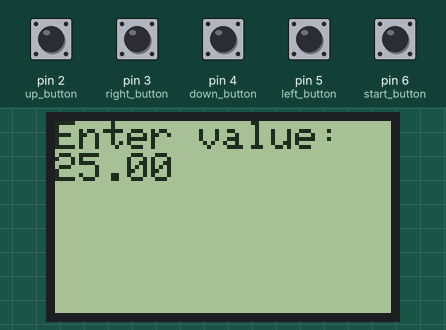
Recording of a sketch running on a simulated Arduino Uno, built with avr-gcc and run on an emulated ATmega328P. On the bench: 84×48 one-colour display. Inputs (shaded band) come from the test bench; at power-on: pin 2 (up_button), pin 3 (right_button), pin 4 (down_button), pin 5 (left_button), pin 6 (start_button) HIGH.

Above: at 0.55 s.

The sketch:

Temperature_Converter.ino
```cpp
/*
  2014 Mahyar Koshkouei

  Temperature Converter
*/

#include <EEPROM.h>
#include <Adafruit_GFX.h>
#include <Adafruit_PCD8544.h>

// Below are the usual pins for connecting to a Nokia 5110 LCD
// pin 7 - Serial clock out (SCLK)
// pin 6 - Serial data out (DIN)
// pin 5 - Data/Command select (D/C)
// pin 4 - LCD chip select (CS)
// pin 3 - LCD reset (RST)

Adafruit_PCD8544 display = Adafruit_PCD8544(13, 11, 7, 12, 10);
// My Nokia 5110 LCD requires different pins than the usual because it's a wierd one.

// Below are variable for use with a Funduino Joystick Shield V1.A, although most of the buttons aren't needed for this game.
byte up_button = 2;
byte down_button = 4;
byte left_button = 5;
byte right_button = 3;
byte start_button = 6;
byte select_button = 7;
byte analog_button = 8;
byte x_axis = A0;
byte y_axis = A1;
byte buttons[] = {up_button, down_button, left_button, right_button, start_button, select_button, analog_button};


float input = 25;  // Used to get input from user
float outputToFar = 0;  // Used to store calculation
float outputToCel = 0;

void setup() {
  //Initialise the Joystick shield
  for (int i; i < 7; i++)
  {
   pinMode(buttons[i], INPUT);
   digitalWrite(buttons[i], HIGH);
  }

  display.begin();
  // init done

  // you can change the contrast around to adapt the display
  // for the best viewing!
  display.setContrast(50);
  delay(500);
  display.clearDisplay();   // clears the screen and buffer
  display.setTextSize(1);
  display.setTextColor(BLACK, WHITE);
}

void loop() {
  display.clearDisplay();
  display.println("Enter value:");
  display.println(input);
  display.display();
  if (digitalRead(up_button) == LOW) {
    input++;
  } else if (digitalRead(right_button) == LOW) {
    input = input + 0.01;
  } else if (digitalRead(down_button) == LOW) {
    input--;
  } else if (digitalRead(left_button) == LOW) {
    input = input - 0.01;
  } else if (digitalRead(start_button) == LOW) {
    convert();
  }
  delay(50);
}

void convert(){
  display.clearDisplay();
  outputToFar = (input * 1.8) + 32;
  outputToCel = (input - 32) / 1.8;
  display.print("Input: ");
  display.println(input);
  display.println("Farenheit:");
  display.println(outputToFar);
  display.println("Celsius:");
  display.println(outputToCel);
  display.display();
  while (digitalRead(start_button) == LOW) {
    // Do nothing
  }
}
```
